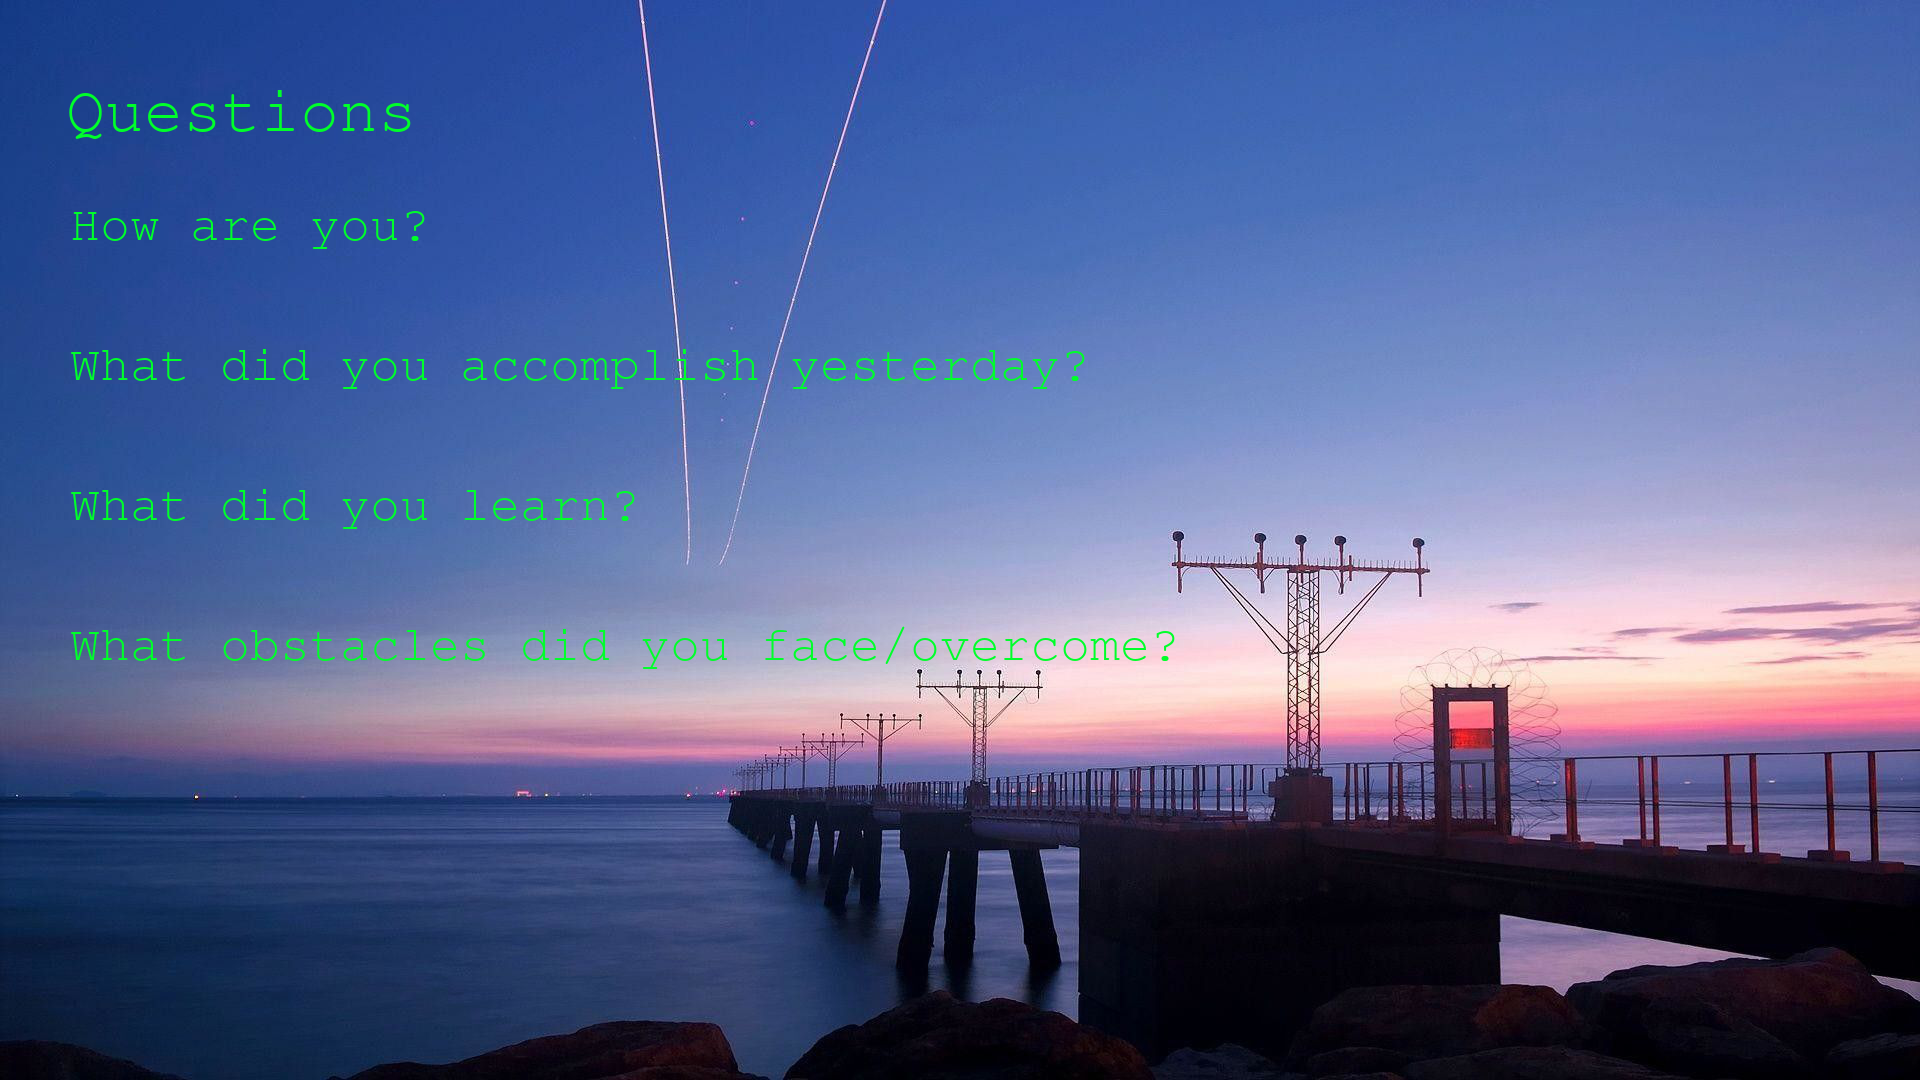

Recreate this plot in Python.
import discord, os
from PIL import Image, ImageDraw, ImageFont
from discord.ext import commands
from replit import db
from datetime import datetime


class Scrum(commands.Cog):
    def __init__(self, bot):
        self.bot = bot

    @commands.command(
        help="Allows you to 'add' to, 'remove' from, 'clear' or 'show' the questions list."
    )
    async def questions(self, ctx, command: str = "show", *, question: str = None):
        cmd = command.lower()
        if cmd == "add":
            db["questions"].append(question + "?")
            await ctx.reply(f"Added `{question}?` to the question list.")
        elif cmd == "clear":
            db["questions"] = []
            await ctx.reply("Reset the questions list.")
        elif cmd == "remove":
            db["questions"].remove(question + "?")
            await ctx.reply("Done.")
        elif cmd == "show":
            background = Image.open(db["file"])
            write = ImageDraw.Draw(background)
            heading = ImageFont.truetype("FreeMono.ttf", 65)
            questions = ImageFont.truetype("FreeMono.ttf", 50)
            write.text((66, 79), f"Questions", font=heading, fill=(0, 255, 42))
            table = [200, 235, 340, 375, 480, 515, 620, 655]
            for question in db["questions"]:
                index = db["questions"].index(question) * 2
                coords = table[index]
                write.text((70, coords), question, font=questions, fill=(0, 255, 42))
            background.save("questions.png")
            with open("questions.png", "rb") as fh:
                f = discord.File(fh, filename="questions.png")
            await ctx.send(file=f)
            await ctx.message.delete()
            os.remove(f"questions.png")

    @commands.command(help="Allows a user to answer their daily scrum.")
    async def answer(self, ctx):
        answers = {}
        todel = []

        def check(m: discord.Message):
            return m.author.id == ctx.author.id and m.channel.id == ctx.channel.id

        for question in db["questions"]:
            q = await ctx.reply(
                embed=discord.Embed(
                    title=question,
                    description=f"You have {db['deltime']} seconds to answer.",
                    color=0x39F220,
                )
            )
            answer = await self.bot.wait_for(
                event="message", check=check, timeout=db["deltime"]
            )
            answers[question] = answer.content
            todel.append(answer)
            todel.append(q)
        aem = discord.Embed(title=f"{ctx.author.display_name}'s scrum.", color=0x39F220)

        for item in answers.keys():
            aem.add_field(name=item, value=answers[item], inline=False)
            # db[datetime.datetime.now().day] = {ctx.author.id:[]}
        channel = self.bot.get_channel(db["scrumsend"])
        await channel.send(embed=aem)
        try:
            for item in todel:
                await item.delete()
        except:
            pass

        background = Image.open(db["file"])
        write = ImageDraw.Draw(background)
        headingfont = ImageFont.truetype("FreeMono.ttf", 65)
        questionsfont = ImageFont.truetype("FreeMono.ttf", 50)
        answersfont = ImageFont.truetype("FreeMono.ttf", 45)
        write.text(
            (66, 79),
            f"{ctx.author.display_name}'s Scrum.",
            font=headingfont,
            fill=(255, 255, 255),
        )
        table = [200, 340, 480, 620, 690]
        anstable = [250, 390, 530, 670, 740]
        for question in answers.keys():
            index = db["questions"].index(question)
            coords = table[index]
            anscords = anstable[index]
            write.text((70, coords), question, font=questionsfont, fill=(255, 215, 0))
            write.text(
                (70, anscords),
                answers[question],
                font=answersfont,
                fill=(255, 255, 255),
            )
        background.save(f"{ctx.author.id}answers.png")
        with open(f"{ctx.author.id}answers.png", "rb") as fh:
            f = discord.File(fh, filename=f"{ctx.author.id}answers.png")
        await channel.send(file=f)
        os.remove(f"{ctx.author.id}answers.png")
        await ctx.message.delete()

    @commands.command(help="Sets the background image.")
    async def setbg(self, ctx, bg: str = None):
        db["file"] = bg
        await ctx.reply("Done.")

    @commands.command(help="Sets how long you have to answer the scrum.")
    async def deltimer(self, ctx, time: int = None):
        db["deltime"] = time
        await ctx.reply("Done.")

    @commands.command(help="Sets the channel to send to.")
    async def channel(self, ctx, channel: discord.TextChannel):
        try:
            db["scrumsend"] = channel.id
        except Exception as e:
            raise e
        await ctx.reply("Done.", delete_after=5)
        await ctx.message.delete()

    @commands.command(help="Begins the setup process.")
    async def setup(self, ctx):
        def check(m: discord.Message):
            return m.author.id == ctx.author.id and m.channel.id == ctx.channel.id

        await ctx.reply("Add questions using `s!questions add <question>`.")
        await ctx.reply(
            "Pick an image - \nsigma.jpg\nwhoa.png\noml.jpg\nPlease enter one of the above."
        )
        with open(f"sigma.jpg", "rb") as fh:
            f = discord.File(fh, filename=f"sigma.jpg")
        await ctx.send(file=f)
        with open(f"whoa.png", "rb") as fh:
            f = discord.File(fh, filename=f"whoa.png")
        await ctx.send(file=f)
        with open(f"oml.jpg", "rb") as fh:
            f = discord.File(fh, filename=f"oml.jpg")
        await ctx.send(file=f)
        answer = await self.bot.wait_for(event="message", check=check, timeout=30.0)
        db["file"] = answer.content
        await ctx.reply(
            "Now choose a channel to send the scrum messages in. **SEND THE ID**"
        )
        channel = await self.bot.wait_for(event="message", check=check, timeout=30.0)
        db["scrumsend"] = int(channel.content)
        await ctx.reply("Done.")

    @commands.command(help="DMs you when it's time to do your scrum.")
    async def register(self, ctx, arg=None, user: discord.Member = None):
        if arg is None:
            db["users"].append(ctx.author.mention)
            await ctx.reply("Done.")
        elif arg.lower() == "clear":
            db["users"] = []
            await ctx.reply("Done.")
        elif arg.lower() == "show":
            await ctx.reply(db["users"])
        elif arg.lower() == "remove":
            db["users"].remove(user.mention)
            await ctx.reply("Done.")

    @commands.command(help="Sets the time to get pinged.")
    async def setTime(self, ctx, *args):
        if args[0].lower() == "show":
            rn = datetime.now()
            await ctx.reply(rn.strftime("%H:%M:%S"))
        elif args[0].lower() == "set":
            db["time"] = args[1]
            await ctx.reply("Done.")


# p = Scrum(discord.ext.commands.cog)
#


def setup(bot):
    bot.add_cog(Scrum(bot))
